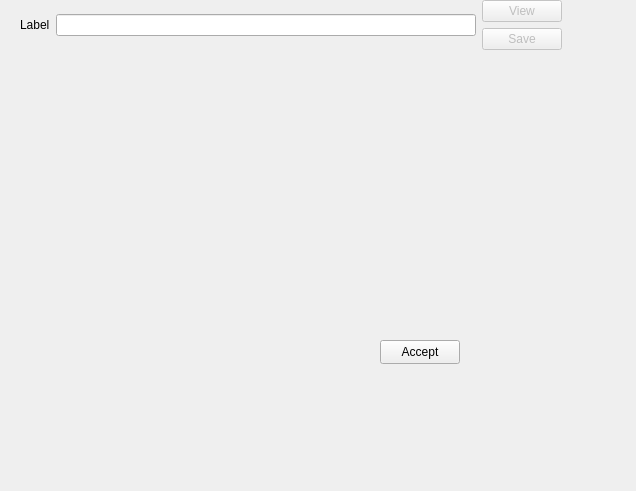
<?xml version="1.0" encoding="UTF-8"?>
<ui version="4.0">
 <class>QrGenerate</class>
 <widget class="QDialog" name="QrGenerate">
  <property name="geometry">
   <rect>
    <x>0</x>
    <y>0</y>
    <width>636</width>
    <height>491</height>
   </rect>
  </property>
  <property name="windowTitle">
   <string>Dialog</string>
  </property>
  <widget class="QWidget" name="verticalLayoutWidget_3">
   <property name="geometry">
    <rect>
     <x>20</x>
     <y>0</y>
     <width>542</width>
     <height>370</height>
    </rect>
   </property>
   <layout class="QVBoxLayout" name="verticalLayout_3">
    <item>
     <layout class="QHBoxLayout" name="horizontalLayout">
      <item>
       <layout class="QHBoxLayout" name="horizontalLayout_2">
        <item>
         <widget class="QLabel" name="label">
          <property name="text">
           <string>Label</string>
          </property>
         </widget>
        </item>
        <item>
         <widget class="QLineEdit" name="labelinput"/>
        </item>
        <item>
         <layout class="QVBoxLayout" name="verticalLayout">
          <item>
           <widget class="QPushButton" name="view">
            <property name="enabled">
             <bool>false</bool>
            </property>
            <property name="text">
             <string>View</string>
            </property>
           </widget>
          </item>
          <item>
           <widget class="QPushButton" name="save">
            <property name="enabled">
             <bool>false</bool>
            </property>
            <property name="text">
             <string>Save</string>
            </property>
           </widget>
          </item>
         </layout>
        </item>
       </layout>
      </item>
     </layout>
    </item>
    <item>
     <layout class="QVBoxLayout" name="verticalLayout_2">
      <item>
       <widget class="QLabel" name="label_2">
        <property name="minimumSize">
         <size>
          <width>200</width>
          <height>200</height>
         </size>
        </property>
        <property name="text">
         <string/>
        </property>
       </widget>
      </item>
      <item>
       <spacer name="verticalSpacer">
        <property name="orientation">
         <enum>Qt::Vertical</enum>
        </property>
        <property name="sizeHint" stdset="0">
         <size>
          <width>20</width>
          <height>40</height>
         </size>
        </property>
       </spacer>
      </item>
     </layout>
    </item>
   </layout>
  </widget>
  <widget class="QPushButton" name="accept">
   <property name="geometry">
    <rect>
     <x>380</x>
     <y>340</y>
     <width>80</width>
     <height>24</height>
    </rect>
   </property>
   <property name="text">
    <string>Accept</string>
   </property>
  </widget>
 </widget>
 <resources/>
 <connections/>
</ui>
